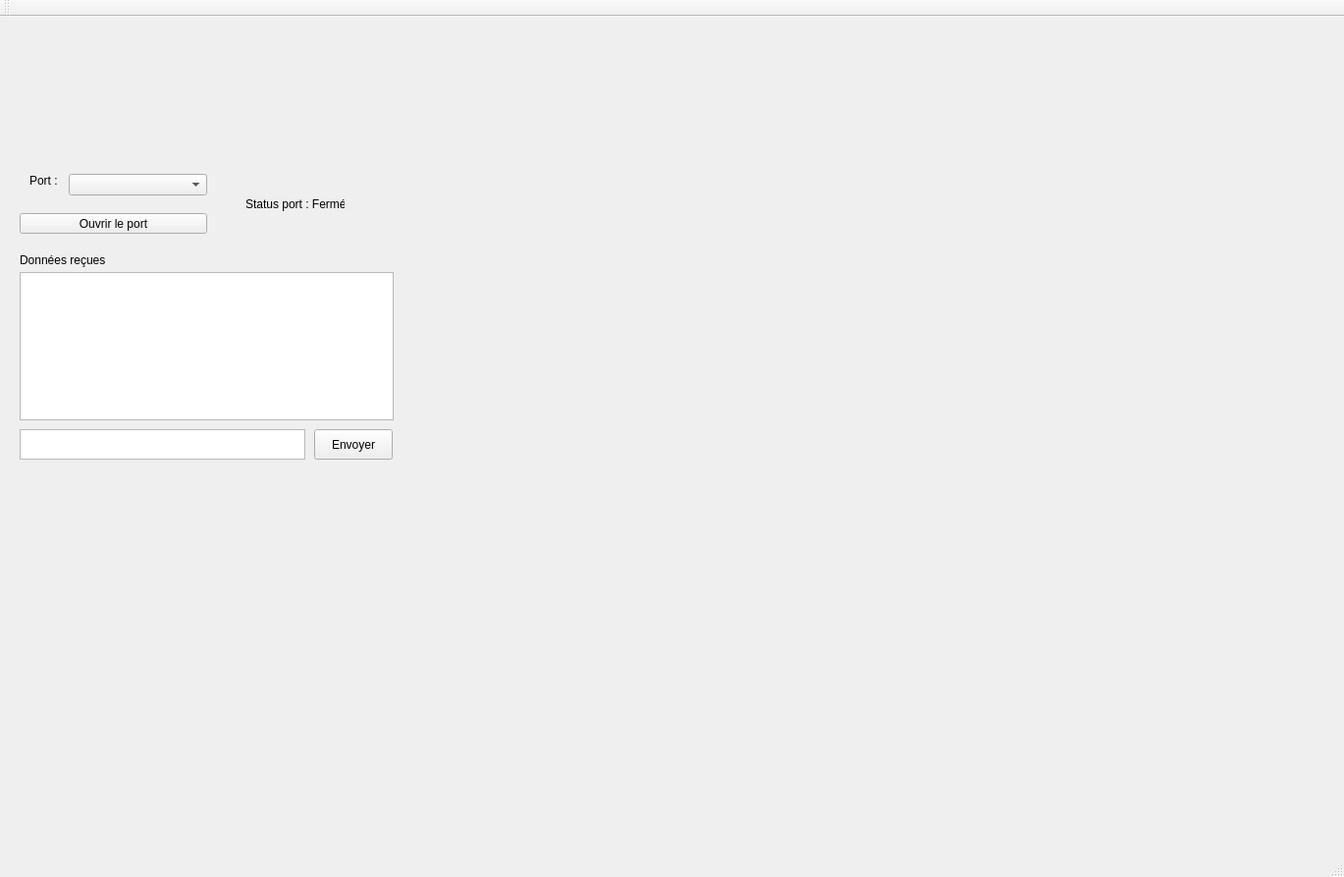
<?xml version="1.0" encoding="UTF-8"?>
<ui version="4.0">
 <class>QtSerialPortTestClass</class>
 <widget class="QMainWindow" name="QtSerialPortTestClass">
  <property name="geometry">
   <rect>
    <x>0</x>
    <y>0</y>
    <width>1369</width>
    <height>893</height>
   </rect>
  </property>
  <property name="windowTitle">
   <string>QtSerialPortTest</string>
  </property>
  <widget class="QWidget" name="centralWidget">
   <widget class="QPushButton" name="pushButton">
    <property name="geometry">
     <rect>
      <x>20</x>
      <y>200</y>
      <width>191</width>
      <height>21</height>
     </rect>
    </property>
    <property name="text">
     <string>Ouvrir le port</string>
    </property>
   </widget>
   <widget class="QLabel" name="label">
    <property name="geometry">
     <rect>
      <x>30</x>
      <y>160</y>
      <width>47</width>
      <height>13</height>
     </rect>
    </property>
    <property name="text">
     <string>Port :</string>
    </property>
   </widget>
   <widget class="QLabel" name="portStatusLabel">
    <property name="geometry">
     <rect>
      <x>250</x>
      <y>180</y>
      <width>101</width>
      <height>21</height>
     </rect>
    </property>
    <property name="text">
     <string>Status port : Fermé</string>
    </property>
   </widget>
   <widget class="QLabel" name="label_3">
    <property name="geometry">
     <rect>
      <x>20</x>
      <y>240</y>
      <width>91</width>
      <height>16</height>
     </rect>
    </property>
    <property name="text">
     <string>Données reçues :</string>
    </property>
   </widget>
   <widget class="QPushButton" name="pushButton_2">
    <property name="geometry">
     <rect>
      <x>320</x>
      <y>420</y>
      <width>80</width>
      <height>31</height>
     </rect>
    </property>
    <property name="text">
     <string>Envoyer</string>
    </property>
   </widget>
   <widget class="QComboBox" name="portComboBox">
    <property name="geometry">
     <rect>
      <x>70</x>
      <y>160</y>
      <width>141</width>
      <height>22</height>
     </rect>
    </property>
   </widget>
   <widget class="QPlainTextEdit" name="receivedDataText">
    <property name="geometry">
     <rect>
      <x>20</x>
      <y>260</y>
      <width>381</width>
      <height>151</height>
     </rect>
    </property>
   </widget>
   <widget class="QPlainTextEdit" name="lineEdit">
    <property name="geometry">
     <rect>
      <x>20</x>
      <y>420</y>
      <width>291</width>
      <height>31</height>
     </rect>
    </property>
   </widget>
  </widget>
  <widget class="QMenuBar" name="menuBar">
   <property name="geometry">
    <rect>
     <x>0</x>
     <y>0</y>
     <width>1369</width>
     <height>20</height>
    </rect>
   </property>
  </widget>
  <widget class="QToolBar" name="mainToolBar">
   <attribute name="toolBarArea">
    <enum>TopToolBarArea</enum>
   </attribute>
   <attribute name="toolBarBreak">
    <bool>false</bool>
   </attribute>
  </widget>
  <widget class="QStatusBar" name="statusBar"/>
 </widget>
 <layoutdefault spacing="6" margin="11"/>
 <resources>
  <include location="QtSerialPortTest.qrc"/>
 </resources>
 <connections>
  <connection>
   <sender>pushButton</sender>
   <signal>clicked()</signal>
   <receiver>QtSerialPortTestClass</receiver>
   <slot>onOpenPortButtonClicked()</slot>
   <hints>
    <hint type="sourcelabel">
     <x>115</x>
     <y>247</y>
    </hint>
    <hint type="destinationlabel">
     <x>684</x>
     <y>446</y>
    </hint>
   </hints>
  </connection>
  <connection>
   <sender>pushButton_2</sender>
   <signal>clicked()</signal>
   <receiver>QtSerialPortTestClass</receiver>
   <slot>onSendMessageButtonClicked()</slot>
   <hints>
    <hint type="sourcelabel">
     <x>359</x>
     <y>472</y>
    </hint>
    <hint type="destinationlabel">
     <x>684</x>
     <y>446</y>
    </hint>
   </hints>
  </connection>
 </connections>
 <slots>
  <slot>onOpenPortButtonClicked()</slot>
  <slot>onSerialPortReadyRead()</slot>
  <slot>onSendMessageButtonClicked()</slot>
 </slots>
</ui>
